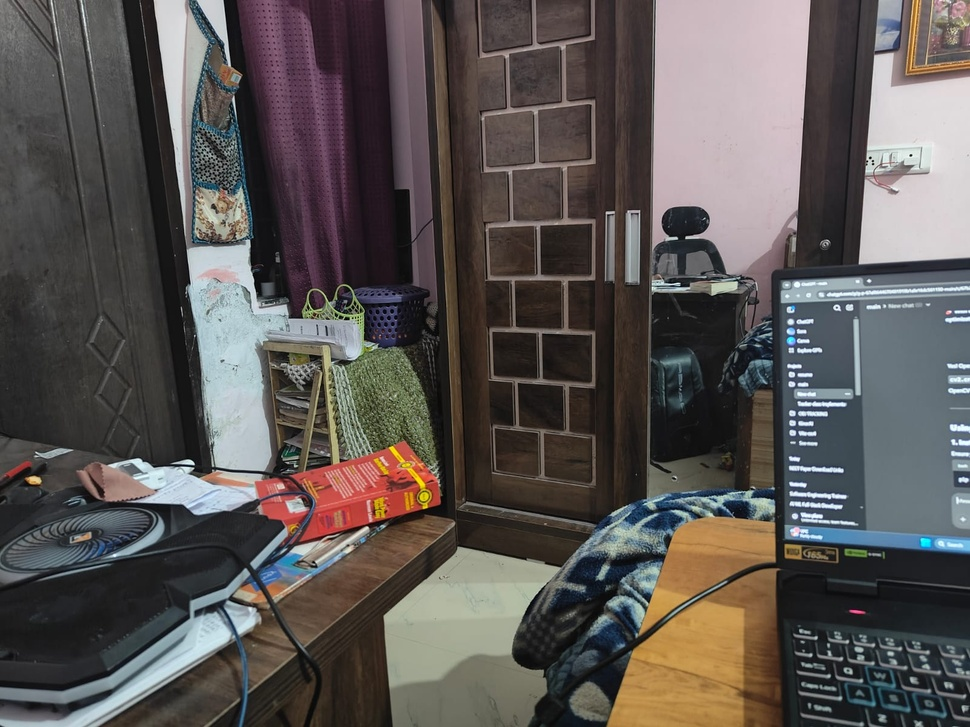
#> input picture Testing/image1.jpg, 970 x 727 px, shrunk from 1600 x 1200 before the run
$ python demo.py
#> lines starting #> are read from the running program, lines starting #| are printed output that depends on the picture
import cv2

# Load images to be stitched
image1 = cv2.imread("image1.jpg")
#> image1 is the input picture: shape (727, 970, 3); mean B, G, R 83.7, 85.9, 91.1
image2 = cv2.imread("image2.jpg")
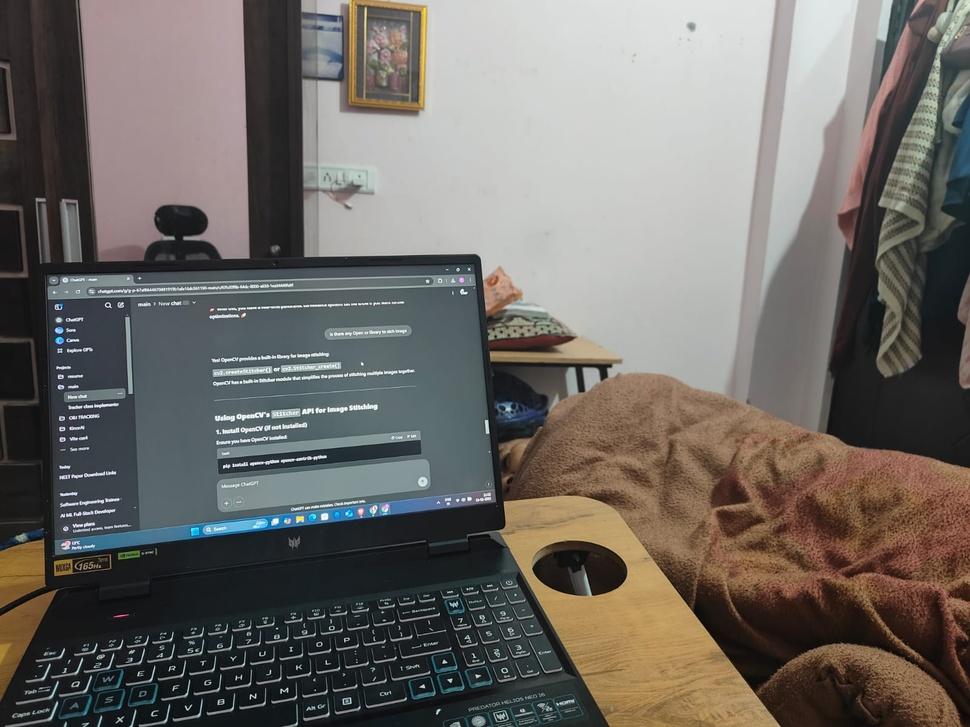
#> input picture Testing/image2.jpg, 970 x 727 px, shrunk from 1600 x 1200 before the run
#> image2 is the input picture: shape (727, 970, 3); mean B, G, R 101.3, 106.1, 110.3

# Create a Stitcher object
stitcher = cv2.Stitcher_create()

# Perform stitching
status, stitched_image = stitcher.stitch([image1, image2])
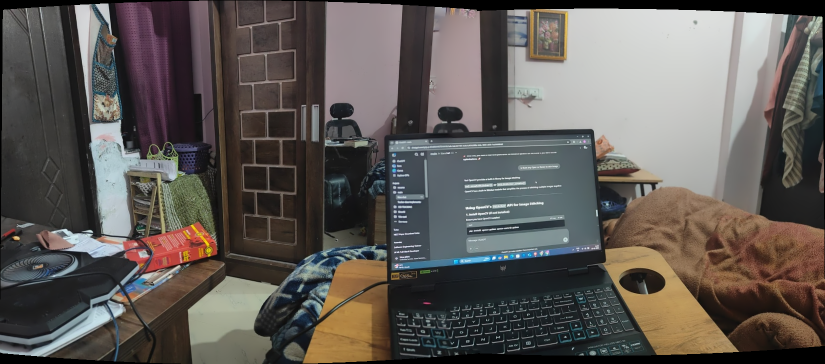
#> stitched_image: shape (728, 1650, 3) (shown at 1/2 size); mean B, G, R 85.6, 89.7, 94.7
#> status = 0

# Check if stitching was successful
if status == cv2.Stitcher_OK:
    # Show the stitched image
    cv2.imshow("Stitched Panorama", stitched_image)

    # Save the stitched image
    cv2.imwrite("stitched_output.jpg", stitched_image)
    print("Panoramic image saved as 'stitched_output.jpg'.")

    cv2.waitKey(0)
    cv2.destroyAllWindows()
else:
    print("Error during stitching, code:", status)
